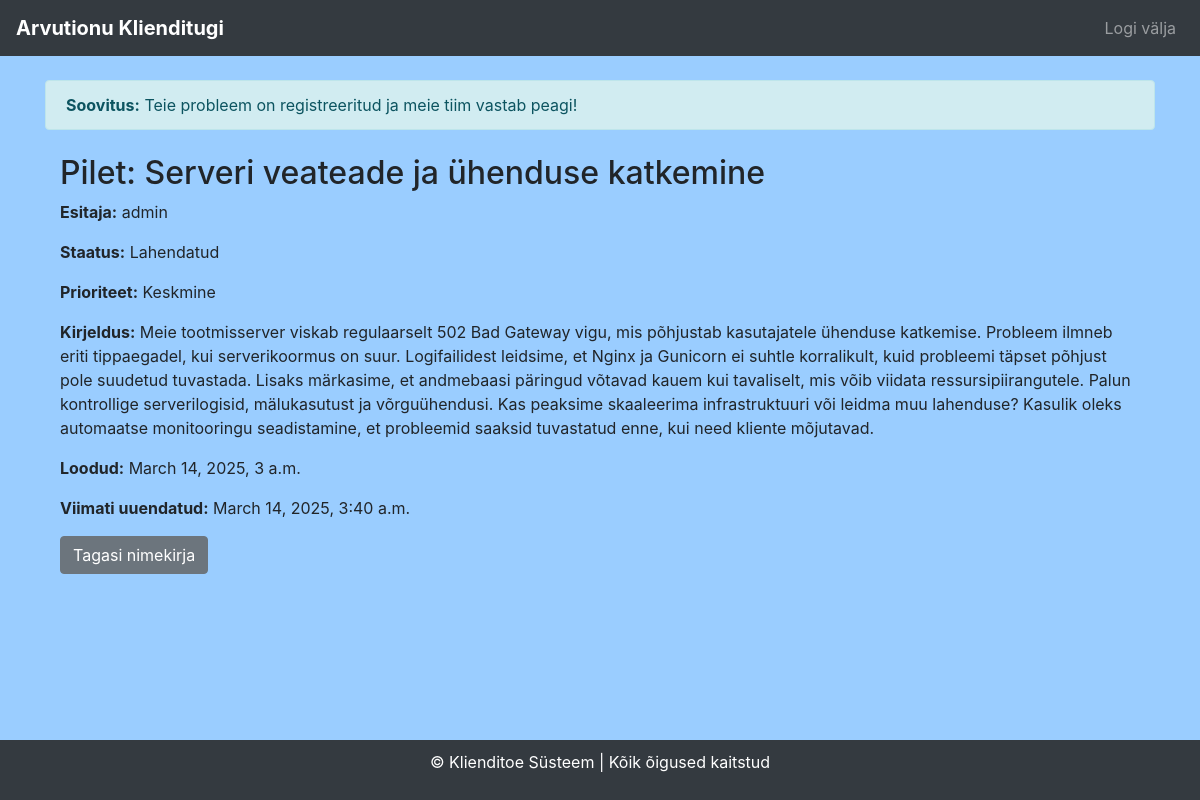
The page /tickets/3/ (signed in) on the database its author committed.
### tickets/models.py (models this page shows, shortened)
class Ticket(models.Model):
    user = models.ForeignKey(User, on_delete=models.CASCADE)
    subject = models.CharField(max_length=200)
    description = models.TextField()
    status = models.CharField(max_length=20, choices=STATUS_CHOICES, default='open')
    priority = models.CharField(max_length=20, choices=PRIORITY_CHOICES, default='medium')
    created_at = models.DateTimeField(auto_now_add=True)
    updated_at = models.DateTimeField(auto_now=True)

### tickets/views.py (the view)
# urls.py: path('tickets/<int:ticket_id>/', views.ticket_detail, name='ticket_detail'),
@login_required
def ticket_detail(request, ticket_id):
    ticket = get_object_or_404(Ticket, id=ticket_id, user=request.user)
    suggested_solution = suggest_solution(ticket)
    return render(request, 'tickets/ticket_detail.html', {'ticket': ticket, 'suggested_solution': suggested_solution})

### tickets/views.py (called while the page is built)
def suggest_solution(ticket):
    solutions = {
        "Server error": "Palun proovige serveri taaskäivitust ja vaadake logifaile.",
        "Login issue": "Kontrollige, kas sisestatud e-post ja parool on õiged.",
        "Page not loading": "Proovige tühjendada brauseri vahemälu ja kontrollige võrguühendust.",
        "Bug report": "Palun saatke ekraanipilt ja logifailid, et saaksime probleemi uurida."
    }
    for key, solution in solutions.items():
        if key.lower() in ticket.subject.lower():
            return solution
    return "Teie probleem on registreeritud ja meie tiim vastab peagi!"

### tickets/templates/tickets/ticket_detail.html
{% extends 'base.html' %}
{% block content %}
{% if suggested_solution %}
    <div class="alert alert-info">
        <strong>Soovitus:</strong> {{ suggested_solution }}
    </div>
{% endif %}
    <div class="container mt-4">
        <h2>Pilet: {{ ticket.subject }}</h2>
        <p><strong>Esitaja:</strong> {{ ticket.user.username }}</p>
        <p><strong>Staatus:</strong> {{ ticket.get_status_display }}</p>
        <p><strong>Prioriteet:</strong> {{ ticket.get_priority_display }}</p>
        <p><strong>Kirjeldus:</strong> {{ ticket.description }}</p>
        <p><strong>Loodud:</strong> {{ ticket.created_at }}</p>
        <p><strong>Viimati uuendatud:</strong> {{ ticket.updated_at }}</p>
        <a href="{% url 'ticket_list' %}" class="btn btn-secondary">Tagasi nimekirja</a>
    </div>
{% endblock %}

### tickets/templates/base.html (style rules this page uses)
body { background-color: #9acdff; }

### rows shown on the page
Ticket: subject "Serveri veateade ja ühenduse katkemine", user.username "admin", status "Lahendatud", priority "Keskmine", description "Meie tootmisserver viskab regulaarselt 502 Bad Gateway vigu, mis põhjustab kasutajatele ühenduse katkemise. Probleem ilmneb eriti tippaegadel, kui serverikoormus on suur. Logifailidest leidsime, et Nginx ja Gunicorn ei suhtle korralikult, kuid probleemi täpset põhjust pole suudetud tuvastada. Lisaks märkasime, et andmebaasi päringud võtavad kauem kui tavaliselt, mis võib viidata ressursipiirangutele. Palun kontrollige serverilogisid, mälukasutust ja võrguühendusi. Kas peaksime skaaleerima infrastruktuuri või leidma muu lahenduse? Kasulik oleks automaatse monitooringu seadistamine, et probleemid saaksid tuvastatud enne, kui need kliente mõjutavad.", created_at "March 14, 2025, 3 a.m.", updated_at "March 14, 2025, 3:40 a.m."

### other values the page prints
{{ suggested_solution }} "Teie probleem on registreeritud ja meie tiim vastab peagi!"
